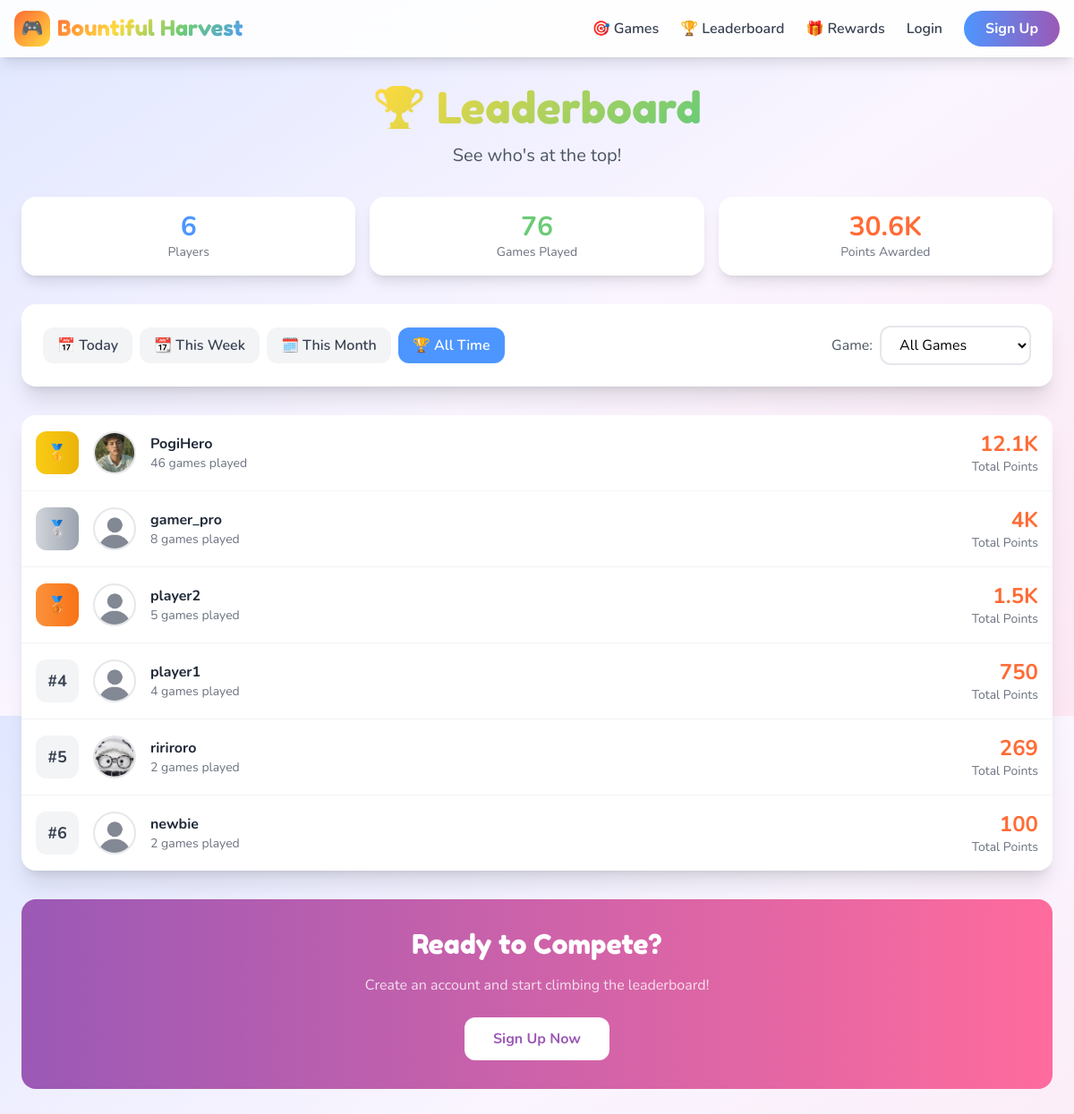
/leaderboard/index.php, run on the app's committed database.
### tables this page shows
CREATE TABLE `users` (
  `id` int(10) UNSIGNED NOT NULL,
  `username` varchar(50) NOT NULL,
  `email` varchar(100) NOT NULL,
  `password` varchar(255) NOT NULL,
  `role` enum('player','admin') DEFAULT 'player',
  `avatar` varchar(255) DEFAULT 'default-avatar.png',
  `status` enum('active','banned','suspended') DEFAULT 'active',
  `email_verified_at` timestamp NULL DEFAULT NULL,
  `remember_token` varchar(100) DEFAULT NULL,
  `last_login` timestamp NULL DEFAULT NULL,
  `login_attempts` int(10) UNSIGNED DEFAULT 0,
  `locked_until` timestamp NULL DEFAULT NULL,
  `created_at` timestamp NOT NULL DEFAULT current_timestamp(),
  `updated_at` timestamp NOT NULL DEFAULT current_timestamp() ON UPDATE current_timestamp()
);

### includes/database.php (called while the page is built, shortened)
<?php
class Database {
    private static ?PDO $instance = null;
    public static function getConnection(): PDO {
        if (self::$instance === null) {
            try {
                $dsn = sprintf(
                    "mysql:host=%s;dbname=%s;charset=%s",
                    DB_HOST,
                    DB_NAME,
                    DB_CHARSET
                );
                $options = [
                    PDO::ATTR_ERRMODE => PDO::ERRMODE_EXCEPTION,
                    PDO::ATTR_DEFAULT_FETCH_MODE => PDO::FETCH_ASSOC,
                    PDO::ATTR_EMULATE_PREPARES => false,
                    PDO::MYSQL_ATTR_INIT_COMMAND => "SET NAMES utf8mb4 COLLATE utf8mb4_unicode_ci"
                ];
                self::$instance = new PDO($dsn, DB_USER, DB_PASS, $options);
            } catch (PDOException $e) {
                if (APP_DEBUG) {
                    die("Database Connection Error: " . $e->getMessage());
                } else {
                    error_log("Database Connection Error: " . $e->getMessage());
                    die("A database error occurred. Please try again later.");
                }
            }
        }
        return self::$instance;
    }
    public static function db(): PDO {
        return self::getConnection();
    }
    public static function query(string $sql, array $params = []): PDOStatement {
        $stmt = self::db()->prepare($sql);
        $stmt->execute($params);
        return $stmt;
    }
    public static function fetch(string $sql, array $params = []): ?array {
        $result = self::query($sql, $params)->fetch();
        return $result ?: null;
    }
    public static function fetchAll(string $sql, array $params = []): array {
        return self::query($sql, $params)->fetchAll();
    }
}

### includes/leaderboard.php (called while the page is built, shortened)
<?php
class Leaderboard {
    public static function getGlobalByPoints(int $limit = 100, string $period = 'all'): array {
        if ($period === 'all') {
            return Database::fetchAll(
                "SELECT u.id, u.username, u.avatar, w.total_earned as total_points,
                        (SELECT COUNT(*) FROM scores WHERE user_id = u.id) as games_played
                 FROM users u
                 JOIN wallet w ON u.id = w.user_id
                 WHERE u.status = 'active' AND u.role = 'player'
                 ORDER BY w.total_earned DESC
                 LIMIT ?",
                [$limit]
            );
        }
    }
    private static function getDateFilter(string $period): string {
        return match($period) {
            'today' => date('Y-m-d 00:00:00'),
            'week' => date('Y-m-d 00:00:00', strtotime('-7 days')),
            'month' => date('Y-m-d 00:00:00', strtotime('-30 days')),
            default => '1970-01-01 00:00:00'
        };
    }
    public static function getStats(): array {
        $totalPlayers = Database::fetch(
            "SELECT COUNT(*) as count FROM users WHERE role = 'player' AND status = 'active'"
        )['count'];
        $totalGamesPlayed = Database::fetch(
            "SELECT COUNT(*) as count FROM scores"
        )['count'];
        $totalPointsAwarded = Database::fetch(
            "SELECT SUM(total_earned) as total FROM wallet"
        )['total'] ?? 0;
        return [
            'total_players' => $totalPlayers,
            'total_games_played' => $totalGamesPlayed,
            'total_points_awarded' => $totalPointsAwarded
        ];
    }
}

### includes/functions.php (called while the page is built, shortened)
<?php
function baseUrl(string $path = ''): string {
    return rtrim(APP_URL, '/') . '/' . ltrim($path, '/');
}
function asset(string $path): string {
    return baseUrl('assets/' . ltrim($path, '/'));
}
function e(string $string): string {
    return htmlspecialchars($string, ENT_QUOTES, 'UTF-8');
}
function formatNumber(int $number): string {
    if ($number >= 1000) {
        return round($number / 1000, 1) . 'K';
    }
    return (string) $number;
}

### includes/auth.php (called while the page is built, shortened)
<?php
class Auth {
    public static function check(): bool {
        return false;
    }
}

### leaderboard/index.php (the view, shortened to what this page needs)
<?php
require_once __DIR__ . '/../includes/header.php';
require_once __DIR__ . '/../includes/leaderboard.php';
$period = $_GET['period'] ?? 'all';
$gameSlug = $_GET['game'] ?? '';
$selectedGame = null;
if ($selectedGame) {
    $leaderboard = Leaderboard::getByGame($selectedGame['id'], LEADERBOARD_LIMIT, $period);
} else {
    $leaderboard = Leaderboard::getGlobalByPoints(LEADERBOARD_LIMIT, $period);
}
$stats = Leaderboard::getStats();
$periodLabels = [
    'today' => '📅 Today',
    'week' => '📆 This Week',
    'month' => '🗓️ This Month',
    'all' => '🏆 All Time'
];
?>
<div class="min-h-screen py-8 px-4">
    <div class="max-w-6xl mx-auto">
        <div class="text-center mb-8">
            <h1 class="font-game text-5xl gradient-text mb-4">🏆 Leaderboard</h1>
            <p class="text-xl text-gray-600">See who's at the top!</p>
        </div>
        <div class="grid grid-cols-3 gap-4 mb-8">
            <div class="bg-white rounded-2xl p-4 text-center shadow-lg">
                <p class="text-3xl font-bold text-friv-blue"><?= formatNumber($stats['total_players']) ?></p>
                <p class="text-gray-500 text-sm">Players</p>
            </div>
            <div class="bg-white rounded-2xl p-4 text-center shadow-lg">
                <p class="text-3xl font-bold text-friv-green"><?= formatNumber($stats['total_games_played']) ?></p>
                <p class="text-gray-500 text-sm">Games Played</p>
            </div>
            <div class="bg-white rounded-2xl p-4 text-center shadow-lg">
                <p class="text-3xl font-bold text-friv-orange"><?= formatNumber($stats['total_points_awarded']) ?></p>
                <p class="text-gray-500 text-sm">Points Awarded</p>
            </div>
        </div>
        <div class="bg-white rounded-2xl shadow-xl p-6 mb-8">
            <div class="flex flex-col md:flex-row gap-4 items-center justify-between">
                <div class="flex flex-wrap gap-2">
                    <?php foreach ($periodLabels as $key => $label): ?>
                        <a href="?period=<?= $key ?><?= $gameSlug ? "&game=$gameSlug" : '' ?>"
                           class="px-4 py-2 rounded-xl font-semibold transition-all <?= $period === $key ? 'bg-friv-blue text-white' : 'bg-gray-100 text-gray-700 hover:bg-gray-200' ?>">
                            <?= $label ?>
                        </a>
                    <?php endforeach; ?>
                </div>
                <div class="flex items-center gap-2">
                    <span class="text-gray-600">Game:</span>
                    <select onchange="window.location.href='?period=<?= $period ?>&game=' + this.value"
                            class="px-4 py-2 border-2 border-gray-200 rounded-xl bg-white focus:border-friv-blue outline-none">
                        <option value="">All Games</option>
                    </select>
                </div>
            </div>
        </div>
        <div class="bg-white rounded-2xl shadow-xl overflow-hidden">
            <?php if (empty($leaderboard)): ?>
                <div class="text-center py-16">
                    <div class="text-6xl mb-4">🏆</div>
                    <h3 class="text-xl font-bold text-gray-700 mb-2">No rankings yet</h3>
                    <p class="text-gray-500">Be the first to play and claim the top spot!</p>
                    <a href="<?= baseUrl('/games/') ?>" class="inline-block mt-4 bg-friv-blue text-white px-6 py-3 rounded-xl font-bold hover:bg-blue-600 transition-colors">
                        Start Playing
                    </a>
                </div>
            <?php else: ?>
                <div class="divide-y divide-gray-100">
                    <?php foreach ($leaderboard as $index => $player):
                        $rank = $index + 1;
                        $isCurrentUser = Auth::check() && $player['id'] == Auth::id();
                        $rankClass = match($rank) {
                            1 => 'bg-gradient-to-r from-yellow-400 to-yellow-500 text-white',
                            2 => 'bg-gradient-to-r from-gray-300 to-gray-400 text-white',
                            3 => 'bg-gradient-to-r from-orange-400 to-orange-500 text-white',
                            default => 'bg-gray-100 text-gray-700'
                        };
                        $rankIcon = match($rank) {
                            1 => '🥇',
                            2 => '🥈',
                            3 => '🥉',
                            default => '#' . $rank
                        };
                    ?>
                        <div class="flex items-center justify-between p-4 hover:bg-gray-50 transition-colors <?= $isCurrentUser ? 'bg-friv-blue/5' : '' ?>">
                            <div class="flex items-center gap-4">
                                <div class="w-12 h-12 <?= $rankClass ?> rounded-xl flex items-center justify-center font-bold text-lg">
                                    <?= $rankIcon ?>
                                </div>
                                <img src="<?= asset('images/avatars/' . ($player['avatar'] ?? 'default-avatar.png')) ?>"
                                     alt="<?= e($player['username']) ?>"
                                     class="w-12 h-12 rounded-full object-cover border-2 <?= $isCurrentUser ? 'border-friv-blue' : 'border-gray-200' ?>">
                                <div>
                                    <p class="font-bold text-gray-800 <?= $isCurrentUser ? 'text-friv-blue' : '' ?>">
                                        <?= e($player['username']) ?>
                                    </p>
                                    <p class="text-sm text-gray-500">
                                        <?= formatNumber($player['games_played'] ?? 0) ?> games played
                                    </p>
                                </div>
                            </div>
                            <div class="text-right">
                                <?php if ($selectedGame): ?>
                                    <p class="font-bold text-2xl text-friv-purple"><?= formatNumber($player['high_score']) ?></p>
                                    <p class="text-sm text-gray-500">High Score</p>
                                <?php else: ?>
                                    <p class="font-bold text-2xl text-friv-orange"><?= formatNumber($player['total_points']) ?></p>
                                    <p class="text-sm text-gray-500">Total Points</p>
                                <?php endif; ?>
                            </div>
                        </div>
                    <?php endforeach; ?>
                </div>
            <?php endif; ?>
        </div>
        <?php if (!Auth::check()): ?>
            <div class="mt-8 bg-gradient-to-r from-friv-purple to-friv-pink rounded-2xl p-8 text-center text-white">
                <h2 class="font-game text-3xl mb-4">Ready to Compete?</h2>
                <p class="text-white/80 mb-6">Create an account and start climbing the leaderboard!</p>
                <a href="<?= baseUrl('/auth/register.php') ?>" class="inline-block bg-white text-friv-purple font-bold px-8 py-3 rounded-xl hover:shadow-lg transition-all">
                    Sign Up Now
                </a>
            </div>
        <?php endif; ?>
    </div>
</div>
<?php require_once __DIR__ . '/../includes/footer.php'; ?>

### includes/header.php (style rules this page uses)
body { font-family: 'Nunito', sans-serif; }
.font-game { font-family: 'Fredoka One', cursive; }
.gradient-text { background: linear-gradient(135deg, #FF6B35, #FFD93D, #6BCB77, #4D96FF); -webkit-background-clip: text; -webkit-text-fill-color: transparent; background-clip: text; }

### data on the page
users: rankIcon "🥇", avatar (picture), username "PogiHero", games_played "46", total_points "12.1K"
users: rankIcon "🥈", avatar (placeholder picture), username "gamer_pro", games_played "8", total_points "4K"
users: rankIcon "🥉", avatar (placeholder picture), username "player2", games_played "5", total_points "1.5K"
users: rankIcon "#4", avatar (placeholder picture), username "player1", games_played "4", total_points "750"
users: rankIcon "#5", avatar (picture), username "ririroro", games_played "2", total_points "269"
users: rankIcon "#6", avatar (placeholder picture), username "newbie", games_played "2", total_points "100"

### other printed values
APP_NAME "Bountiful Harvest"
formatNumber($stats['total_players']) "6"
formatNumber($stats['total_games_played']) "76"
formatNumber($stats['total_points_awarded']) "30.6K"
$label "📅 Today"
$label "📆 This Week"
$label "🗓️ This Month"
$label "🏆 All Time"
